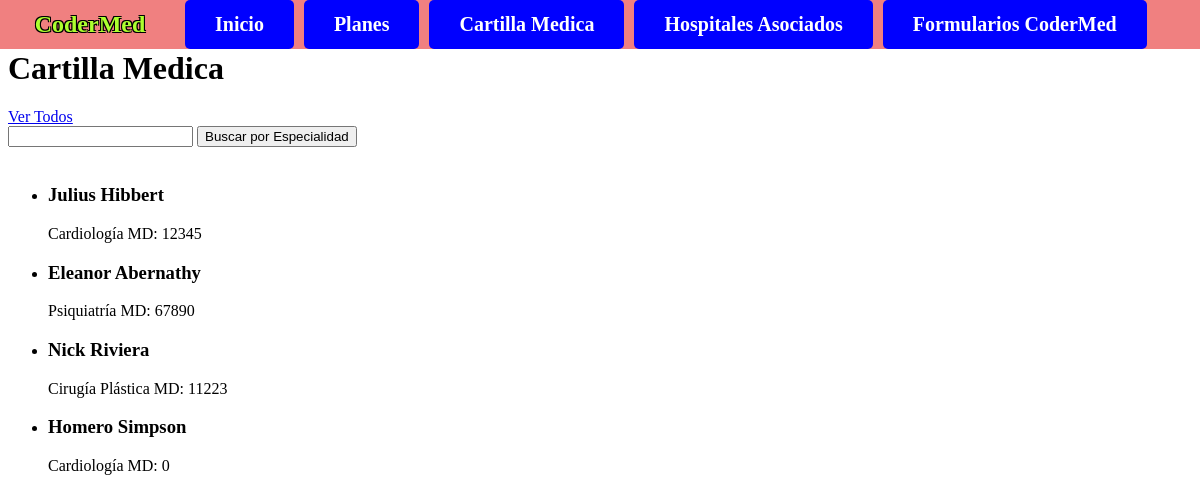
Before: /os/cartilla/ with the older database file.
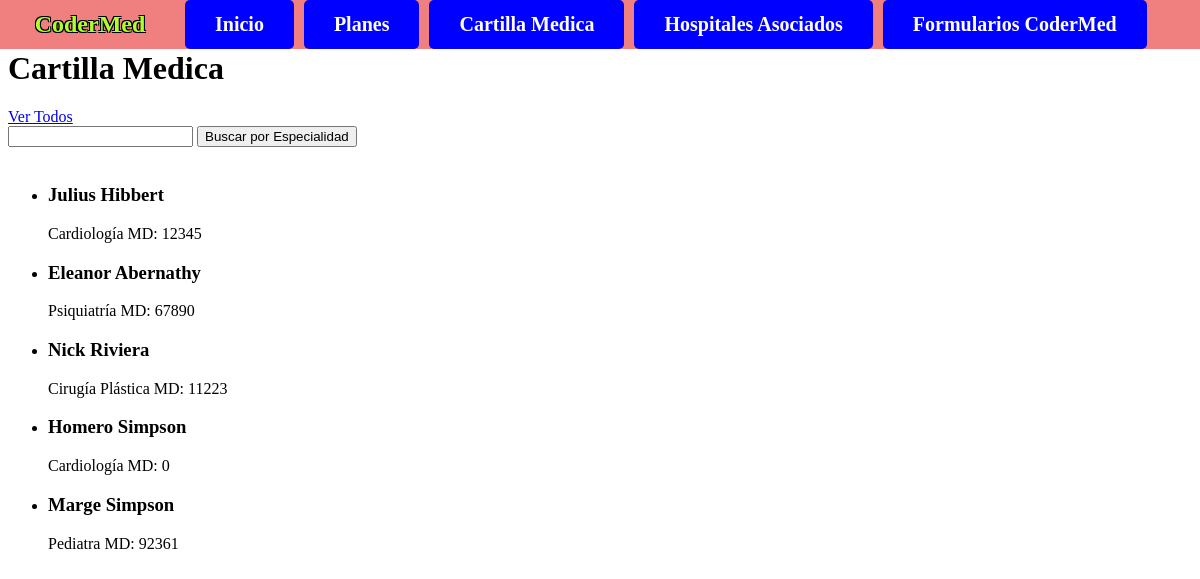
After: the same page with the newer database file.
### obra_social/models.py (models this page shows, shortened)
class Especialista(models.Model):
    nombre=models.CharField(max_length=100)
    apellido=models.CharField(max_length=100)
    especialidad=models.CharField(max_length=100)
    matricula=models.IntegerField()

### obra_social/views.py (the view)
# urls.py: path("cartilla/",lista_medicos, name="cartilla"),
def lista_medicos(request):
    contexto = {
        "medicos": Especialista.objects.all()
    }
    http_response = render(
        request=request,
        template_name='obra_social/cartilla.html',
        context=contexto
    )
    return http_response

### obra_social/templates/obra_social/cartilla.html (shortened to what this page needs)
{% extends "base.html" %}
{% block contenido %}
    <h1>Cartilla Medica</h1>
    <a href="{% url 'especialista' %}">Ver Todos</a>
    <br>
    <form action="{% url 'especialista' %}" method="post">
        <input type="text" name="busqueda" value="{{ busqueda_form }}">
        <input type="submit" value="Buscar por Especialidad">
    </form>
    <br>
    <ul>
        {% for medico in medicos %}
            <li>
                <h3>{{ medico.nombre }} {{ medico.apellido }}</h3>
                {{ medico.especialidad }}
                MD: {{ medico.matricula }}
            </li>
        {% endfor %}
    </ul>
{% endblock contenido %}

Changed rows visible on the page:
added Especialista: nombre "Marge", apellido "Simpson", especialidad "Pediatra", matricula "92361"
